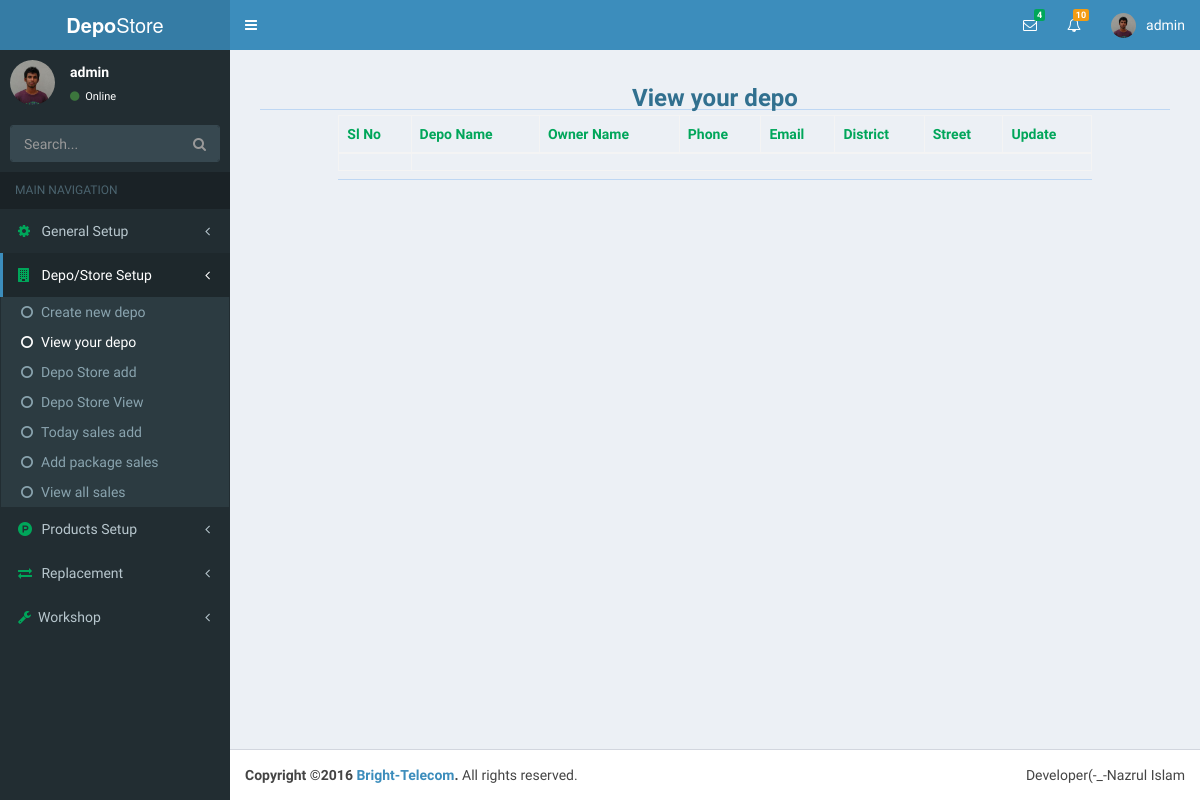
The app's page /index.php?page=depoView&folder=depoinfo (signed in), older data.
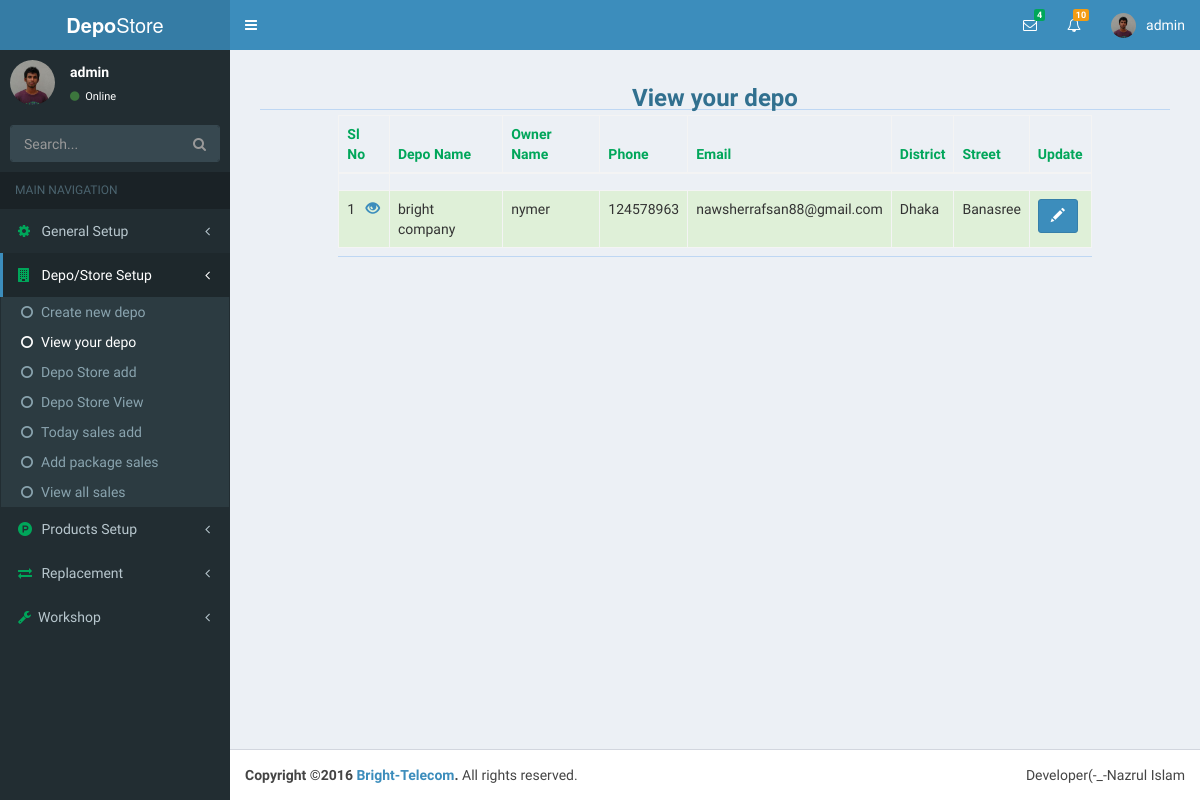
The same page, newer data.
### tables this page shows
CREATE TABLE `depo` (
  `id` int(11) NOT NULL,
  `user_id` int(11) NOT NULL,
  `depo_name` varchar(80) NOT NULL,
  `first_name` varchar(15) NOT NULL,
  `last_name` varchar(15) NOT NULL,
  `birthDate` date NOT NULL,
  `nid` int(19) NOT NULL,
  `phone` int(11) NOT NULL,
  `email` varchar(35) NOT NULL,
  `website` varchar(35) NOT NULL,
  `upazilla` varchar(20) NOT NULL,
  `district` varchar(20) NOT NULL,
  `division` varchar(20) NOT NULL,
  `street` varchar(40) NOT NULL,
  `uploader` varchar(20) NOT NULL,
  `create_date` timestamp NOT NULL DEFAULT CURRENT_TIMESTAMP,
  `profile_update` timestamp NOT NULL DEFAULT CURRENT_TIMESTAMP ON UPDATE CURRENT_TIMESTAMP,
  `picture` varchar(47) NOT NULL
);

### necessaryClass/user.php (called while the page is built, shortened)
<?php
class loginUser{
	public function userLoginId(){
		if($_SESSION['userId']){
			return $_SESSION['userId'];
		}
		return false;
	}
}
$obj = new loginUser;
?>

### depoinfo/depoView.php (the view, shortened to what this page needs)
<?php
require('database.php');
include_once("necessaryClass/user.php");
$user_id=$obj->userLoginId();
$depoViewQuery=$db->prepare("SELECT `depo`.*, `depo`.`id` AS `depo_main_id`,`user`.`id` FROM `depo` LEFT JOIN `user` ON `depo`.`user_id`=`user`.`id` WHERE `depo`.`user_id`=?");
$depoViewQuery->bindParam(1,$user_id);
$depoViewQuery->execute();
$sl="";
$data="";
while($depoViewId=$depoViewQuery->fetch(PDO::FETCH_OBJ)){
	$sl++;
	$data.="
		<tr class='success'>
			<td>$sl<a href='index.php?page=depoInformationView&folder=depoinfo&viewDepoId=$depoViewId->depo_main_id'>&nbsp;&nbsp;&nbsp;<span class='glyphicon glyphicon-eye-open'></span><a></td>
			<td>$depoViewId->depo_name</td>
			<td>$depoViewId->first_name</td>
			<td>$depoViewId->phone</td>
			<td>$depoViewId->email</td>
			<td>$depoViewId->district</td>
			<td>$depoViewId->street</td>
			<td>
				<a href='index.php?page=depoInfoEdit&folder=depoinfo&depoInfoEditId=$depoViewId->depo_main_id' class='btn btn-primary'>
					<span class='glyphicon glyphicon-pencil'></span>
				</a>
			</td>
		</tr>
	";
}
?>
<div class="container-fluid">
	<div class="row">
		<div class="col-xs-6 col-sm-12">
			<h3 class="text text-center text-info"><b>View your depo</b></h3>
			<hr>
		</div>
	</div>
	<div class="row">
		<div class="col-xs-6 col-sm-10 col-sm-offset-1">
			<table class="table table-hover table-bordered">
				<thead class="text-green">
					<tr>
						<th>Sl No</th>
						<th>Depo Name</th>
						<th>Owner Name</th>
						<th>Phone</th>
						<th>Email</th>
						<th>District</th>
						<th>Street</th>
						<th>Update</th>
					</tr>
				</thead>
				<tbody>
					<td><?php echo $data; ?></td>
				</tbody>
			</table><hr>
		</div>
	</div>
</div>

Row changes from the older to the newer data that the page shows:
added depo: depo_name "bright company", first_name "nymer", phone "124578963", email "nawsherrafsan88@gmail.com", district "Dhaka", street "Banasree"
